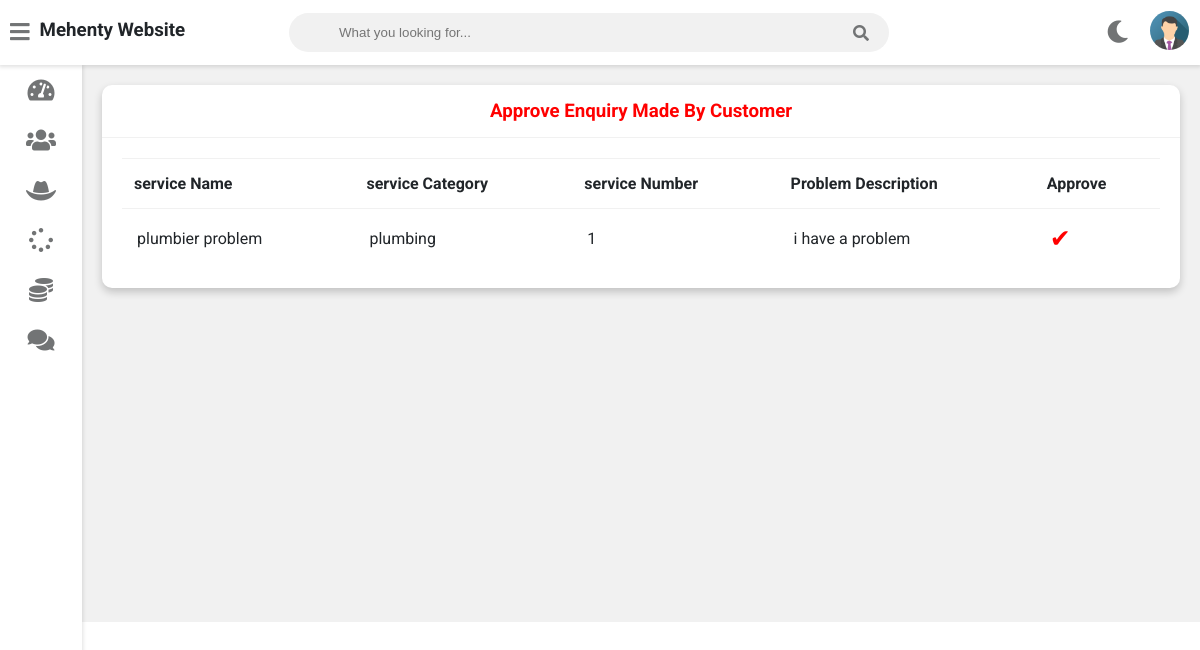
The app's page /admin-approve-request (signed in) with its own data.
### service/models.py (models this page shows, shortened)
class Request(models.Model):
    cat=(('Plumbing', 'Plumbing'),('Electricity', 'Electricity'),('Painting', 'Painting'),('Carpentry', 'Carpentry'))
    category=models.CharField(max_length=50,choices=cat)
    service_no=models.PositiveIntegerField(null=False)
    service_name = models.CharField(max_length=40,null=False)
    problem_description = models.CharField(max_length=500,null=False)
    date=models.DateField(auto_now=True)
    cost=models.PositiveIntegerField(null=True)
    customer=models.ForeignKey('Customer', on_delete=models.CASCADE,null=True)
    Technician=models.ForeignKey('Technician',on_delete=models.CASCADE,null=True)
    stat=(('Pending','Pending'),('Approved','Approved'),('Repairing','Repairing'),('Repairing Done','Repairing Done'),('Released','Released'))
    status=models.CharField(max_length=50,choices=stat,default='Pending',null=True)

### service/views.py (the view)
# urls.py: path('admin-approve-request',views.admin_approve_request_view,name='admin-approve-request'),
@login_required(login_url='adminlogin')
def admin_approve_request_view(request):
    enquiry=models.Request.objects.all().filter(status='Pending')
    return render(request,'service/admin_approve_request.html',{'enquiry':enquiry})

### templates/service/admin_approve_request.html
{% extends 'service/adminbase.html' %}
{% block content %}
	<div class="wrapper">
		<div class="row">
			<div class="col-12 col-m-12 col-sm-12">
				<div class="card">
					<div class="card-header">
						<h3 style="color:red; text-align:center" >
							Approve Enquiry Made By Customer
						</h3>
					</div>
					<div class="card-content">
						<table>
							<thead>
                <tr>
                  <th>service Name</th>
                  <th>service Category</th>
                  <th>service Number</th>
                  <th>Problem Description</th>
                  <th>Approve</th>
                </tr>
							</thead>
							<tbody>
                {% for r in enquiry %}
                <tr>
                  <td> {{r.service_name}}</td>
                  <td>{{r.category}}</td>
                  <td>{{r.service_no}}</td>
                  <td>{{r.problem_description}}</td>
                  <td><a  style="color:red; text-decoration:none;font-size:25px;" href="{% url 'approve-request' r.id  %}">&#10004;</a></td>
                    </tr>
                {% endfor %}
							</tbody>
						</table>
					</div>
				</div>
			</div>
		</div>
<br><br><br><br><br><br><br><br><br><br><br><br><br><br><br><br>
	</div>
{% endblock content %}

### static/style.css (style rules this page uses)
:root { --primary-color: #4834d4; --success-color: #6ab04c; --warning-color: #f0932b; --danger-color: #eb4d4b; --light-color: #212529; --light-second-color: #727475; --light-background: #ffffff; --light-second-background: #f1f1f1; --dark-color: #909090; --dark-second-color: #f5f6fa; --dark-background: #23242D; --dark-second-background: #181818; }
.light { --main-bg-color: var(--light-background); --second-bg-color: var(--light-second-background); --main-color: var(--light-color); --second-color: var(--light-second-color); }
* { box-sizing: border-box; }
body { font-family: 'Roboto', sans-serif; background: var(--main-bg-color); color: var(--main-color); margin: 0; }
.wrapper { padding: 10px; margin-left: 82px; padding-top: 75px; background: var(--second-bg-color); transition: margin-left .5s; }
.row { display: flex; flex-wrap: wrap; flex-direction: row; }
.row:after, .row:before { box-sizing: border-box; }
[class*="col-"] { padding: 10px; }
@media only screen and (min-width: 600px) { .col-sm-12 { width: 100%; } }
@media only screen and (min-width: 768px) { .col-m-12 { width: 100%; } }
@media only screen and (min-width: 992px) { .col-12 { width: 100%; } }
.card { background: var(--main-bg-color); color: var(--main-color); border-radius: 10px; margin-bottom: 10px; box-shadow: 0 4px 8px 0 rgba(0,0,0,0.2); }
.card-header { padding: 15px 30px; border-bottom: 1px solid var(--second-bg-color); position: relative; }
.card-header h3 { margin: 0; }
.card-content { padding: 20px; overflow-x: auto; }
table { border-collapse: collapse; width: 100%; }
table td { border-top: 1px solid var(--second-bg-color); padding: 15px; }
table th { border-top: 1px solid var(--second-bg-color); border-bottom: 1px solid var(--second-bg-color); padding: 15px 12px; text-align: left; }

### records on screen
Request: service_name "plumbier problem", category "plumbing", service_no "1", problem_description "i have a problem"
